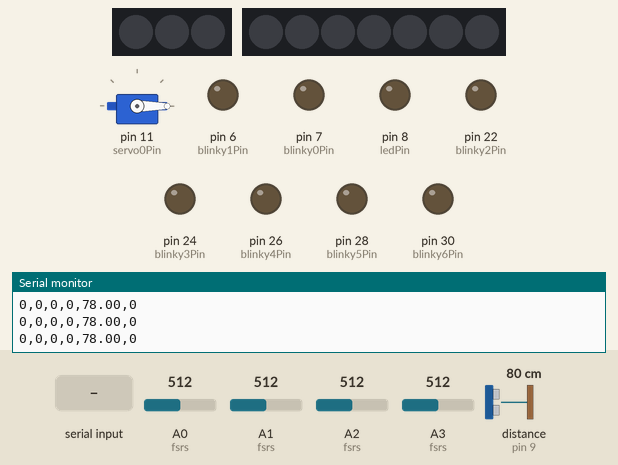
Recording of a sketch running on a simulated Arduino Mega 2560, built with avr-gcc and run on an emulated ATmega2560. On the bench: servo, 3 RGB LEDs in strip order, left to right, 7 RGB LEDs in strip order, left to right, output pins drawn as LEDs (lit = HIGH), the last lines printed to the serial monitor. Wiring (inferred from the names in the program): ultrasonic range finder: trigger pin 10; echo pin 9. The inputs (shaded band) are chosen by the test bench; at power-on: distance to the obstacle (sensor on pin 9) 80 cm, A0 (fsrs) = 512, A1 (fsrs) = 512, A2 (fsrs) = 512, A3 (fsrs) = 512. The echo pulse lasts 58.3 µs per cm; random numbers use the default seed unless the sketch sets one; pins used as bus, display or sensor lines are not drawn.

Above: at 6.2 s.
6.3 s: "2\n" received over Serial
At 6.32 s:
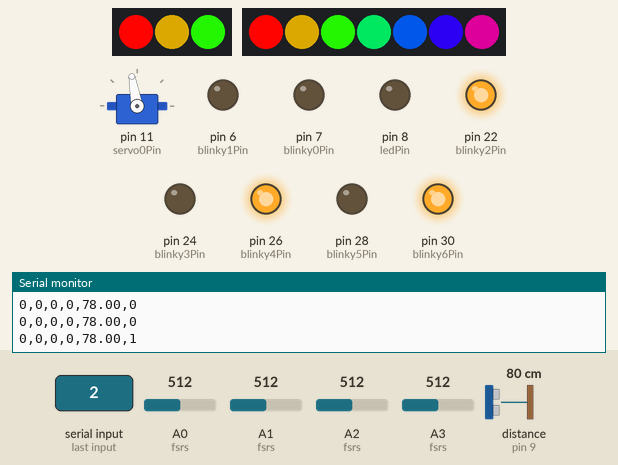
At 7.37 s:
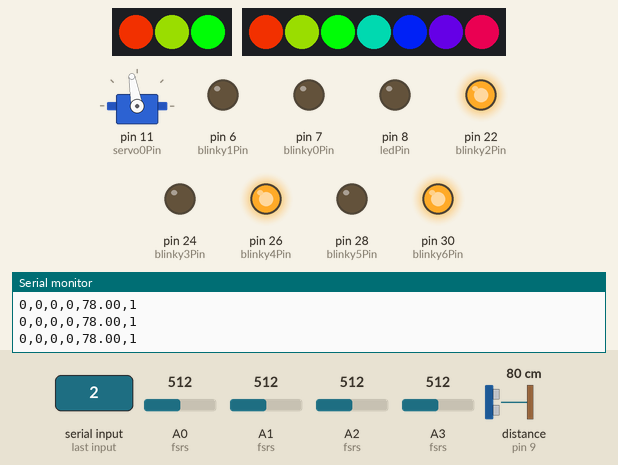
8.0 s: distance to the obstacle (sensor on pin 9) set to 198 cm
10.0 s: distance to the obstacle (sensor on pin 9) set to 209 cm
At 10.27 s:
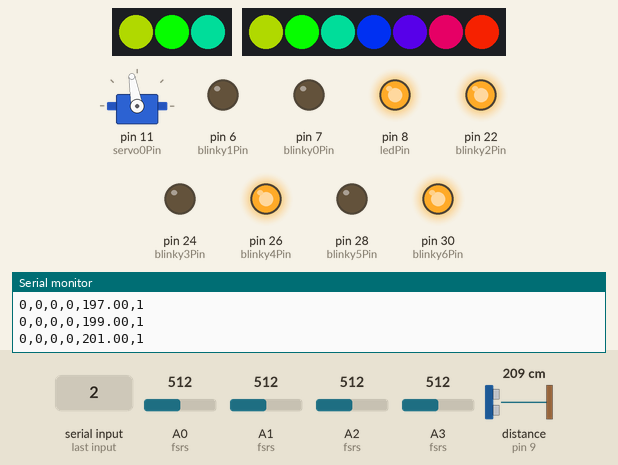
11.8 s: distance to the obstacle (sensor on pin 9) set to 2 cm
At 11.83 s:
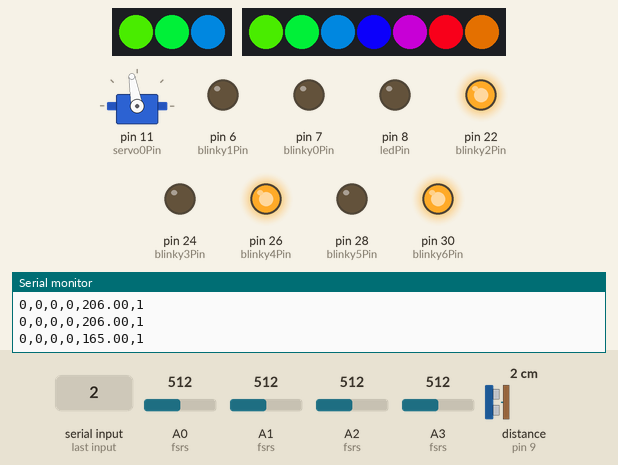
13.5 s: "90,45\n" received over Serial
15.4 s: "30,150\n" received over Serial
Timing chart, 0 to 19.9 s (numbered marks = the images above; inputs shaded):
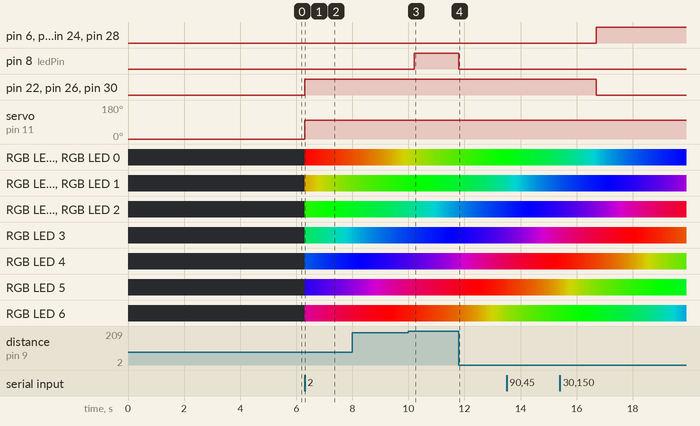

Measured:
- the behaviour switches between 203 and 204 cm on distance to the obstacle (sensor on pin 9) (found by bisection; images 2 and 3)
- after the input at 6.3 s, pin 22 (blinky2Pin), pin 26 (blinky4Pin), pin 30 (blinky6Pin): LOW → HIGH at once; servo on pin 11 (servo0Pin): 0° → 100° at once; the LEDs: change at once (image 1)
- after the input at 10.0 s, pin 8 (ledPin): LOW → HIGH after 0.21 s
- after the input at 11.8 s, pin 8 (ledPin): HIGH → LOW at once

The sketch:

arduino4fsr.ino
```cpp
#define FSR0 A0
#define FSR1 A1
#define FSR2 A2
#define FSR3 A3
#define FSRN 4

#include <Adafruit_NeoPixel.h>
#ifdef __AVR__
  #include <avr/power.h>
#endif

#include <Servo.h>

#define NEOPIXEL0PIN 34
#define NEOPIXEL1PIN 32
Adafruit_NeoPixel strip0 = Adafruit_NeoPixel(3, NEOPIXEL0PIN, NEO_GRB + NEO_KHZ800);
Adafruit_NeoPixel strip1 = Adafruit_NeoPixel(7, NEOPIXEL1PIN, NEO_GRB + NEO_KHZ800);

int fsrs[] = {FSR0, FSR1, FSR2, FSR3};
int vMin[] = {1023, 1023, 1023, 1023};
int vMax[] = {0,    0,    0,    0};
int vals[] = {0,0,0,0};

int echoPin = 9;
int trigPin = 10;
int ledPin = 8;
int servo0Pin = 11;

int blinky0Pin = 7;
int blinky1Pin = 6;
int blinky2Pin = 22;//24 26 28 30
int blinky3Pin = 24;
int blinky4Pin = 26;
int blinky5Pin = 28;
int blinky6Pin = 30;


int blinky0Timer = 0;
int blinky1Timer = 0;
#define BLINKY_TARGET_TIMER 256
#define BLINKY_ON_TIMER 128

#define DISTSN 5
#define DIST_TRIGGER 200
int dists[DISTSN];
int distsIndex;

#define SERVO_SPEED 5
int servo0Angle = 60;
int servo0Min = 60;
int servo0Max = 140;
int servo0Dir = SERVO_SPEED;
int servo0Angles[] = { 60, 80, 100, 120, 140, 0 };
int servo0Index = 5;
int servo0RequestedIndex = 5;

Servo servo0;

int rainbowI = 0;

long melchiadesWorking = 0;

void setup() {
  // put your setup code here, to run once:
  for (int i = 0; i != FSRN; i++)
  {
    pinMode (fsrs[i], INPUT);
  }
  pinMode(trigPin, OUTPUT);
  pinMode(echoPin, INPUT);
  pinMode(ledPin, OUTPUT);
  pinMode(blinky0Pin, OUTPUT);
  pinMode(blinky1Pin, OUTPUT);
  pinMode(blinky2Pin, OUTPUT);
  pinMode(blinky3Pin, OUTPUT);
  pinMode(blinky4Pin, OUTPUT);
  pinMode(blinky5Pin, OUTPUT);
  pinMode(blinky6Pin, OUTPUT);
  blinky0Timer = 0;
  blinky1Timer = 0;
  servo0.attach(servo0Pin);
  servo0.write(servo0Angles[5]);
  memset(dists, 0, DISTSN);
  strip0.begin();
  strip0.show(); // Initialize all pixels to 'off'
  strip1.begin();
  strip1.show(); // Initialize all pixels to 'off'
  Serial.begin (9600);
  Serial.println("Calibrate!");
  Serial.setTimeout(25);
  while (millis() < 5000) {
    for (int i = 0; i != FSRN; i++)
    {
      int v = analogRead(fsrs[i]);
      if (v > vMax)
      {
        vMax[i] = v;
      }
      if (v < vMin)
      {
        vMin[i] = v;
      }
    }
  }
}


void loop() {
  // distance sensor
  // Clears the trigPin
  digitalWrite(trigPin, LOW);
  delayMicroseconds(2);

  // Sets the trigPin on HIGH state for 10 micro seconds
  digitalWrite(trigPin, HIGH);
  delayMicroseconds(10);
  digitalWrite(trigPin, LOW);

  // Reads the echoPin, returns the sound wave travel time in microseconds
  long duration = pulseIn(echoPin, HIGH);

  // Calculating the distance
  int distance = duration*0.034/2;

  dists[distsIndex] = distance;
  distsIndex = (distsIndex + 1) % DISTSN;

  // Averaging distance
  long d = 0;
  for (int i = 0; i != DISTSN; i++)
  {
    d += dists[i];
  }
  float resultdistance = d / DISTSN;

  if (resultdistance > DIST_TRIGGER)
  {
    digitalWrite(ledPin, HIGH);
  }
  else
  {
    digitalWrite(ledPin, LOW);
  }

  long commandFrom = Serial.parseInt();

  if (commandFrom == 1)
  {
    melchiadesWorking = 0;
    servo0RequestedIndex = 5;

    if (servo0Index != servo0RequestedIndex)
    {
      servo0.write(servo0Angles[servo0RequestedIndex]);
      servo0Index = servo0RequestedIndex;
    }

    neopixelClear();
  }
  else if (commandFrom == 2)
  {
    melchiadesWorking = 1;

    long idx = random(0, 5);
    servo0RequestedIndex = idx;

    if (servo0Index != servo0RequestedIndex)
    {
      servo0.write(servo0Angles[servo0RequestedIndex]);
      servo0Index = servo0RequestedIndex;
    }
  }

  if (melchiadesWorking == 0)
  {
    // fsr buttons
    for (int i = 0; i != FSRN; i++)
    {
      int v = analogRead(fsrs[i]);
      v = map (v, vMin[i], vMax[i], 0, 255);
      v = constrain(v, 0, 255);
      vals[i] = v;
    }

    digitalWrite(blinky0Pin, LOW);
    digitalWrite(blinky1Pin, LOW);
    digitalWrite(blinky2Pin, LOW);
    digitalWrite(blinky3Pin, LOW);
    digitalWrite(blinky4Pin, LOW);
    digitalWrite(blinky5Pin, LOW);
    digitalWrite(blinky6Pin, LOW);
  }
  else
  {
    //Servo 0 sweep
    //if (servo0Dir < 0 && servo0Angle <= servo0Min)
    //{
    //  servo0Dir = SERVO_SPEED;
    //  servo0Angle = servo0Min;
    //}
    //else if (servo0Dir > 0 && servo0Angle >= servo0Max)
    //{
    //  servo0Dir = -SERVO_SPEED;
    //  servo0Angle = servo0Max;
    //}
    //servo0Angle += servo0Dir;
    //servo0.write(servo0Angle);

    blinky0Timer = (blinky0Timer + 1) % BLINKY_TARGET_TIMER;
    blinky1Timer = (blinky1Timer + 1) % BLINKY_TARGET_TIMER;

    digitalWrite(blinky0Pin, (blinky0Timer > BLINKY_ON_TIMER? HIGH: LOW));
    digitalWrite(blinky1Pin, (blinky1Timer > BLINKY_ON_TIMER? HIGH: LOW));
    digitalWrite(blinky2Pin, (blinky1Timer > BLINKY_ON_TIMER? LOW: HIGH));
    digitalWrite(blinky3Pin, (blinky1Timer > BLINKY_ON_TIMER? HIGH: LOW));
    digitalWrite(blinky4Pin, (blinky1Timer > BLINKY_ON_TIMER? LOW: HIGH));
    digitalWrite(blinky5Pin, (blinky1Timer > BLINKY_ON_TIMER? HIGH: LOW));
    digitalWrite(blinky6Pin, (blinky1Timer > BLINKY_ON_TIMER? LOW: HIGH));

    rainbowI = (rainbowI + 1) % 256;
    rainbowCycle(rainbowI);
  }

  //Print values from sensors

  Serial.print(vals[0]);Serial.print(',');
  Serial.print(vals[1]);Serial.print(',');
  Serial.print(vals[2]);Serial.print(',');
  Serial.print(vals[3]);Serial.print(',');
  Serial.print(resultdistance);Serial.print(',');
  Serial.println(melchiadesWorking);

  delay (50);
}

void neopixelClear() {
  int i;
  for(i=0; i< strip0.numPixels(); i++) {
    strip0.setPixelColor(i, strip0.Color(0,0,0));
  }
  strip0.show();

  for(i=0; i< strip1.numPixels(); i++) {
    strip1.setPixelColor(i, strip1.Color(0,0,0));
  }
  strip1.show();
}
// Slightly different, this makes the rainbow equally distributed throughout
void rainbowCycle(int j) {
  int i;
  for(i=0; i< strip0.numPixels(); i++) {
    strip0.setPixelColor(i, Wheel(((i * 256 / strip1.numPixels()) + j) & 255));
  }
  strip0.show();

  for(i=0; i< strip1.numPixels(); i++) {
    strip1.setPixelColor(i, Wheel(((i * 256 / strip1.numPixels()) + j) & 255));
  }
  strip1.show();
}

// Input a value 0 to 255 to get a color value.
// The colours are a transition r - g - b - back to r.
uint32_t Wheel(byte WheelPos) {
  WheelPos = 255 - WheelPos;
  if(WheelPos < 85) {
    return strip0.Color(255 - WheelPos * 3, 0, WheelPos * 3);
  }
  if(WheelPos < 170) {
    WheelPos -= 85;
    return strip0.Color(0, WheelPos * 3, 255 - WheelPos * 3);
  }
  WheelPos -= 170;
  return strip0.Color(WheelPos * 3, 255 - WheelPos * 3, 0);
}
```
